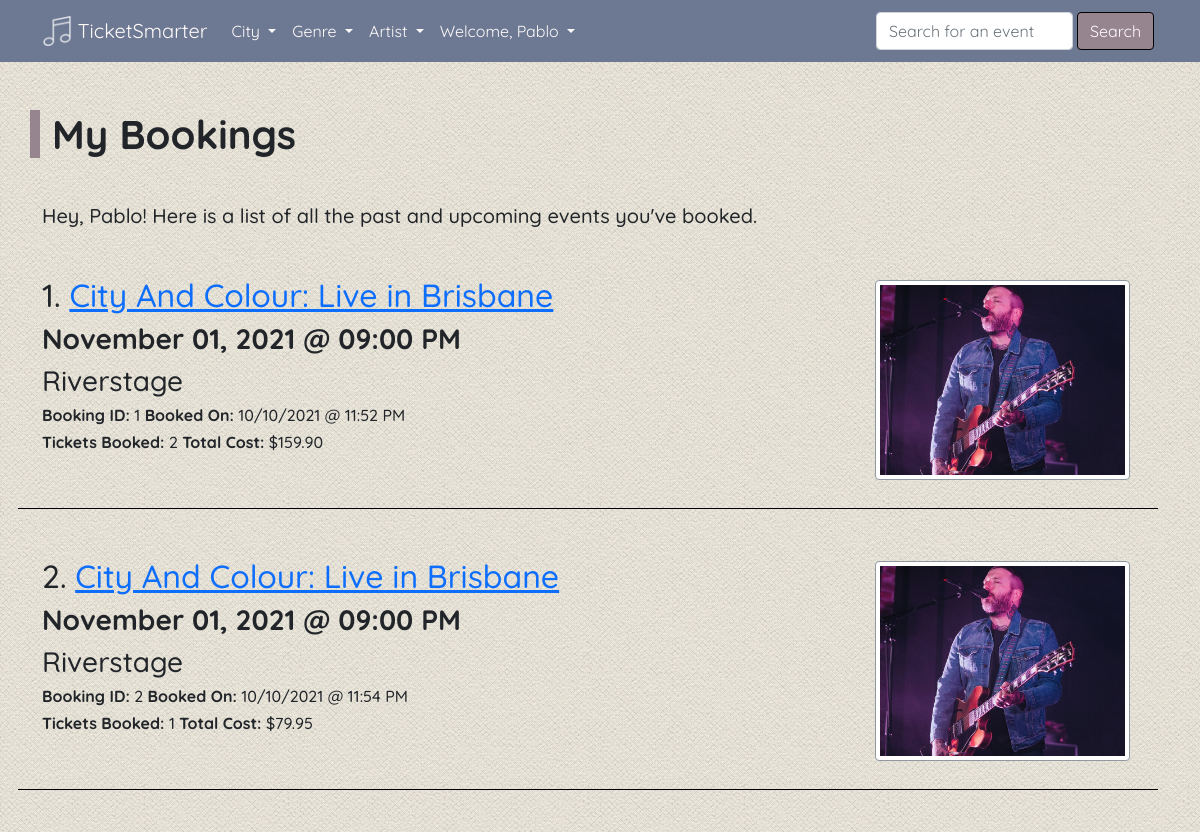
Page /my_bookings (signed in, upper part) on the earlier database version.
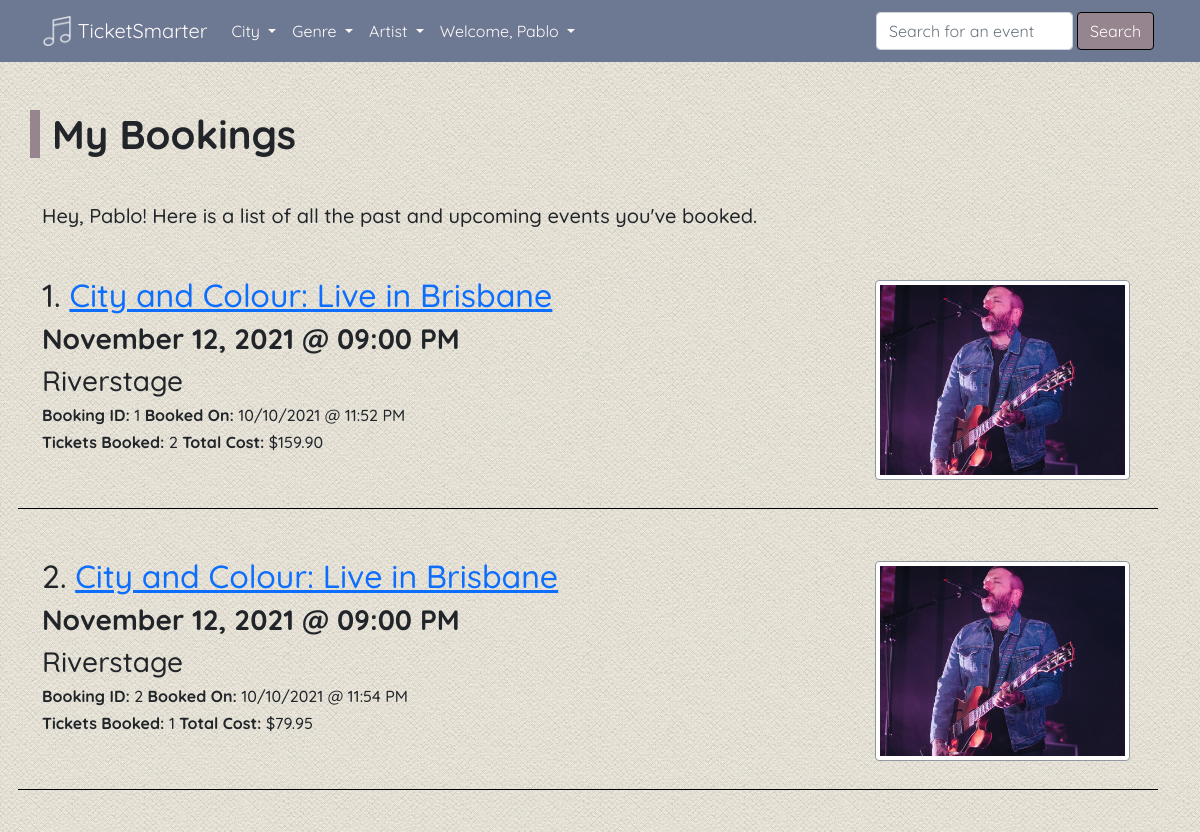
Same page on the later database version.
### bookings/models.py (models this page shows, shortened)
class Booking(db.Model):
    __tablename__ = 'bookings'
    id = db.Column(db.Integer, primary_key=True)
    tickets_booked = db.Column(db.Integer, nullable=False)
    booked_on = db.Column(db.DateTime, default=datetime.now(), nullable=False)
    bookings = db.relationship('Event', backref='bookings')
    user_id = db.Column(db.Integer, db.ForeignKey('users.id'), nullable=False)
    event_id = db.Column(db.Integer, db.ForeignKey(
        'events.id'), nullable=False)

class Event(db.Model):
    __tablename__ = 'events'
    id = db.Column(db.Integer, primary_key=True, nullable=False)
    title = db.Column(db.String(100), index=True, unique=True, nullable=False)
    date = db.Column(db.DateTime, nullable=False)
    headliner = db.Column(db.String(80), index=True, nullable=False)
    venue = db.Column(db.String(80), nullable=False)
    description = db.Column(db.String(2000), nullable=False)
    image = db.Column(db.String(400), default='/static/images/live.jpg')
    total_tickets = db.Column(db.Integer, nullable=False)
    tickets_booked = db.Column(db.Integer, default=0, nullable=False)
    tickets_remaining = db.Column(db.Integer, nullable=False)
    price = db.Column(db.Float, nullable=False)
    event_status = db.Column(db.Enum(EventStatus))
    event_genre = db.Column(db.Enum(EventGenre))
    event_city = db.Column(db.Enum(EventCity))
    created_on = db.Column(db.DateTime, default=datetime.now())
    comments = db.relationship('Comment', backref='event')
    users = db.relationship('User', backref='event')
    booking = db.relationship('Booking', backref='event', viewonly=True)
    user_id = db.Column(db.Integer, db.ForeignKey('users.id'), nullable=False)

### bookings/views.py (the view)
@mainbp.route('/my_bookings')
@login_required
def my_bookings():
    bookings = Booking.query.filter_by(user_id=current_user.id).all()
    booked_events = []
    for booking in bookings:
        booked_events += Event.query.filter_by(id=booking.id).all()
    all_events = Event.query.all()
    dropdown_events = Event.query.group_by(Event.headliner)
    genres = EventGenre
    cities = EventCity
    return render_template('events/my_events.html', heading='My Bookings', cities=cities, username=current_user.name, artist_list=dropdown_events, bookings=bookings, events=booked_events, events_list=all_events, genres=genres)

### bookings/templates/events/my_events.html (shortened to what this page needs)
{% extends 'base.html' %}
{% block content %}
{% if heading == 'My Bookings' %}
<br>
<div id='page-container' class="container">
    <div class='row'>
        <h1>{{heading}}</h1>
        <p>
        <h5>Hey, {{username}}! {% if events|length == 0 %}
            <h5>You haven't booked any events!</h5>
            <h5><a href='{{url_for("events.view_all_events")}}'>Click here to get started.</a></h5>
            {% else %} Here is a list of all the past and upcoming events you've booked.
        </h5>
        </p>
    </div>
    {% for booking in bookings %}
    <br>
    <div class='row'>
        <div id='event-history-name' class='row border-bottom'>
            <div class='col-sm-12 col-md-9'>
                <h2>{{loop.index}}. <a
                        href='{{url_for("events.show", id=booking.bookings.id)}}'>{{booking.bookings.title}}</a></h2>
                <h3><strong>{{booking.bookings.date.strftime('%B %d, %Y @ %#I:%M
                        %p')}}</strong></h3>
                <h3>{{booking.bookings.venue}}</h3>
                <h6><strong>Booking ID: </strong>{{booking.id}} <strong>Booked On:
                    </strong>{{booking.booked_on.strftime('%d/%m/%Y @ %#I:%M %p')}}</h6>
                <h6><strong>Tickets Booked: </strong>{{booking.tickets_booked}} <strong>Total Cost:
                    </strong>{{"$%.2f"|format(booking.tickets_booked*booking.event.price)}}</h6>
            </div>
            <div class='col-sm-12 col-md-3'>
                <img src='{{booking.bookings.image}}' class='img-fluid img-thumbnail rounded'>
            </div>
            <p></p><br>
        </div>
    </div>
    <br> {% endfor %} {% endif %}
</div>
{% endif %} {% endblock %}

Differences in the rows shown:
changed through a linked row, Booking "10/10/2021 @ 11:52 PM": bookings "City And Colour: Live in Brisbane" → "City and Colour: Live in Brisbane"; bookings "November 01, 2021 @ 09:00 PM" → "November 12, 2021 @ 09:00 PM"
changed through a linked row, Booking "10/10/2021 @ 11:54 PM": bookings "City And Colour: Live in Brisbane" → "City and Colour: Live in Brisbane"; bookings "November 01, 2021 @ 09:00 PM" → "November 12, 2021 @ 09:00 PM"
